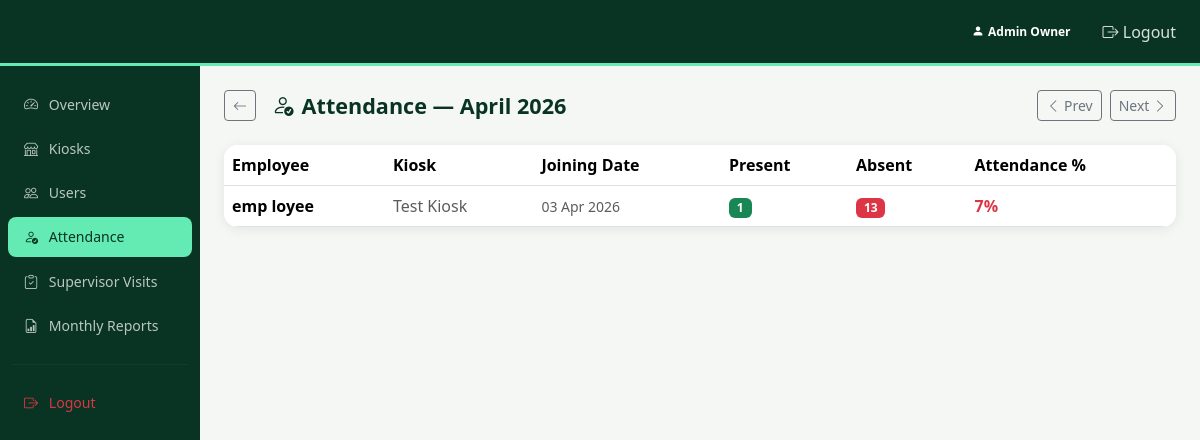
Before: /owner/attendance/ (signed in) with the older database file.
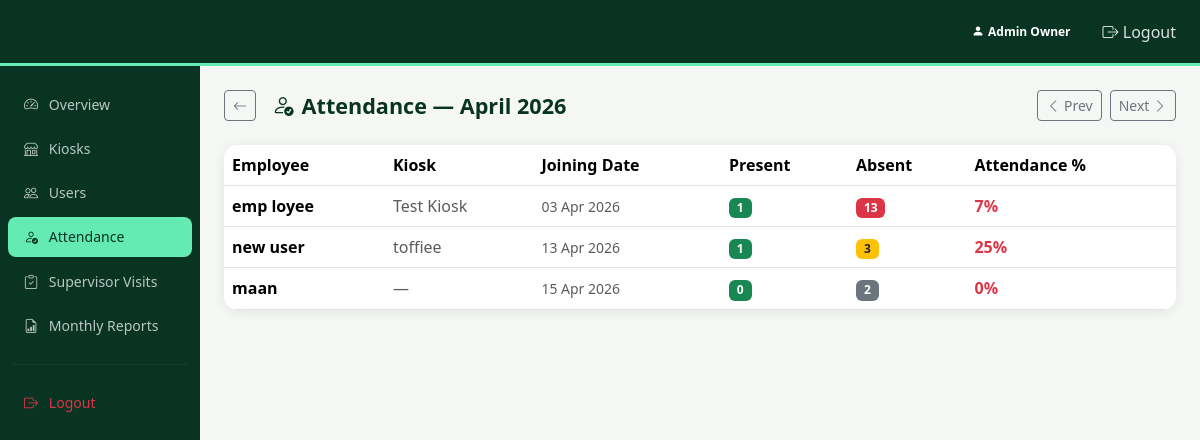
After: the same page with the newer database file.
### accounts/models.py (models this page shows, shortened)
class User(AbstractUser):
    class Role(models.TextChoices):
        OWNER = 'owner', 'Owner'
        SUPERVISOR = 'supervisor', 'Supervisor'
        EMPLOYEE = 'employee', 'Employee'
    role = models.CharField(max_length=20, choices=Role.choices, default=Role.EMPLOYEE)
    phone = models.CharField(max_length=20, blank=True)
    profile_photo = models.ImageField(upload_to='profiles/', blank=True, null=True)
    kiosk = models.ForeignKey(
        'kiosks.Kiosk',
        on_delete=models.SET_NULL,
        null=True,
        blank=True,
        related_name='employees',
    )
    assigned_kiosks = models.ManyToManyField(
        'kiosks.Kiosk',
        blank=True,
        related_name='assigned_supervisors',
        help_text='Kiosks this supervisor is responsible for monitoring.',
    )
    @property
    def is_owner(self):
        return self.role == self.Role.OWNER

### kiosks/models.py (models this page shows, shortened)
class Kiosk(models.Model):
    name = models.CharField(max_length=100)
    location = models.CharField(max_length=200)
    address = models.TextField(blank=True)
    is_active = models.BooleanField(default=True)
    created_at = models.DateTimeField(auto_now_add=True)
    class Meta:
        ordering = ['name']

### owner/views.py (the view)
# urls.py: path('attendance/', views.attendance_overview, name='attendance'),
@login_required
@owner_required
def attendance_overview(request):
    today = timezone.localdate()
    year = int(request.GET.get('year', today.year))
    month = int(request.GET.get('month', today.month))
    from_date = today.replace(year=year, month=month, day=1)
    import calendar
    last_day = calendar.monthrange(year, month)[1]
    to_date = from_date.replace(day=last_day)
    effective_end = today if (year == today.year and month == today.month) else to_date
    employees = User.objects.filter(role='employee').select_related('kiosk')
    rows = []
    for emp in employees:
        join_date = timezone.localtime(emp.date_joined).date()
        effective_start = max(join_date, from_date)
        if effective_start > effective_end:
            days_for_emp = 0
        else:
            days_for_emp = (effective_end - effective_start).days + 1
        records = Attendance.objects.filter(
            employee=emp, date__gte=effective_start, date__lte=effective_end
        )
        present = records.filter(check_in_time__isnull=False).count()
        absent = max(0, days_for_emp - present)
        attendance_pct = round(present / days_for_emp * 100) if days_for_emp > 0 else 0
        rows.append({
            'employee': emp,
            'present': present,
            'absent': absent,
            'attendance_pct': attendance_pct,
        })
    return render(request, 'owner/attendance_overview.html', {
        'rows': rows,
        'month_label': from_date.strftime('%B %Y'),
        'year': year,
        'month': month,
        'today': today,
        'prev_month': (month - 2) % 12 + 1,
        'prev_year': year - 1 if month == 1 else year,
        'next_month': month % 12 + 1,
        'next_year': year + 1 if month == 12 else year,
    })

### templates/owner/attendance_overview.html (shortened to what this page needs)
{% extends 'base.html' %}
{% block content %}
<div class="d-flex justify-content-between align-items-center mb-4 flex-wrap gap-2">
  <div class="d-flex align-items-center">
    <a href="{% url 'owner:dashboard' %}" class="btn btn-sm btn-outline-secondary me-3">
      <i class="bi bi-arrow-left"></i>
    </a>
    <h4 class="fw-bold mb-0" style="color:var(--wt-dark);">
      <i class="bi bi-person-check me-2"></i>Attendance — {{ month_label }}
    </h4>
  </div>
  <div class="d-flex gap-2">
    <a href="?year={{ prev_year }}&month={{ prev_month }}" class="btn btn-sm btn-outline-secondary">
      <i class="bi bi-chevron-left"></i> Prev
    </a>
    <a href="?year={{ next_year }}&month={{ next_month }}" class="btn btn-sm btn-outline-secondary">
      Next <i class="bi bi-chevron-right"></i>
    </a>
  </div>
</div>
<div class="card card-wt">
  <div class="card-body p-0">
    {% if rows %}
    <div class="table-responsive">
      <table class="table table-hover mb-0 align-middle">
        <thead class="table-wt">
          <tr>
            <th>Employee</th>
            <th class="d-table-md-none">Kiosk</th>
            <th>Joining Date</th>
            <th>Present</th>
            <th>Absent</th>
            <th>Attendance %</th>
          </tr>
        </thead>
        <tbody>
          {% for row in rows %}
          <tr>
            <td>
              <strong>{{ row.employee.get_full_name|default:row.employee.username }}</strong>
            </td>
            <td class="text-muted d-table-md-none">{{ row.employee.kiosk.name|default:"—" }}</td>
            <td class="text-muted small">{{ row.employee.date_joined|date:"d M Y" }}</td>
            <td>
              <span class="badge bg-success">{{ row.present }}</span>
            </td>
            <td>
              <span class="badge {% if row.absent > 5 %}bg-danger{% elif row.absent > 2 %}bg-warning text-dark{% else %}bg-secondary{% endif %}">
                {{ row.absent }}
              </span>
            </td>
            <td>
              <span class="fw-semibold {% if row.attendance_pct >= 80 %}text-success{% elif row.attendance_pct >= 50 %}text-warning{% else %}text-danger{% endif %}">
                {{ row.attendance_pct }}%
              </span>
            </td>
          </tr>
          {% endfor %}
        </tbody>
      </table>
    </div>
    {% else %}
    <p class="text-muted text-center py-5">No employees found.</p>
    {% endif %}
  </div>
</div>
{% endblock %}

Changed rows visible on the page:
added User: employee.get_full_name "new user", employee.kiosk.name "toffiee", employee.date_joined "13 Apr 2026", present "1", absent "3", attendance_pct "25"
added User: employee.get_full_name "maan", employee.kiosk.name "—", employee.date_joined "15 Apr 2026", present "0", absent "2", attendance_pct "0"
